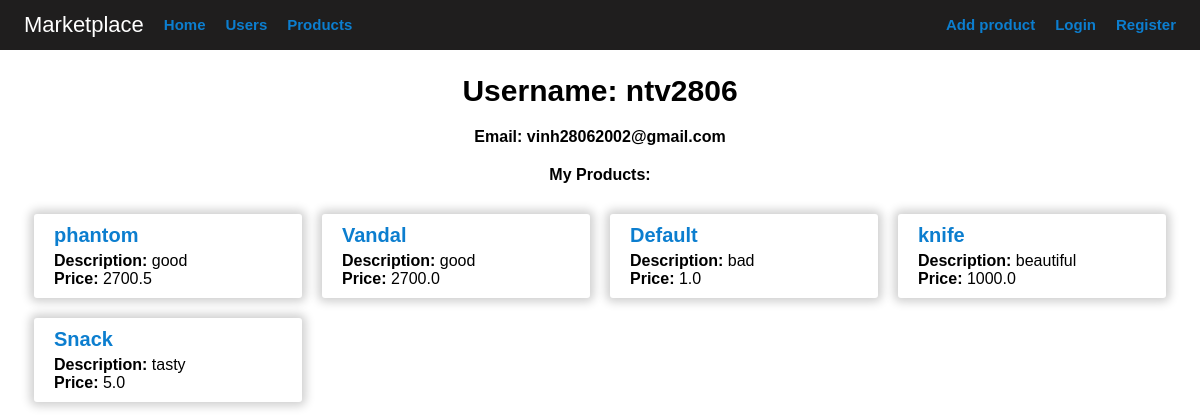
The page /user/3 on the database its author committed.
### models.py (models this page shows, shortened)
class User(db.Model, UserMixin):
    __tablename__ = 'users'
    id = db.Column(db.Integer, primary_key=True)
    username = db.Column(db.String(20), unique=True, nullable=False)
    email = db.Column(db.String(100), unique=True, nullable=False)
    password = db.Column(db.String(30), nullable=False)
    products = db.relationship('Product', backref='seller', lazy='select', cascade='all, delete-orphan')

class Product(db.Model):
    __tablename__ = 'products'
    id = db.Column(db.Integer, primary_key=True)
    title = db.Column(db.String(100), nullable=False)
    description = db.Column(db.Text, nullable=False)
    price = db.Column(db.Float, nullable=False)
    user_id = db.Column(db.Integer, db.ForeignKey('users.id'), nullable=False)

### app.py (the view)
@app.route('/user/<int:user_id>')
def user_profile(user_id):
    user = User.query.get_or_404(user_id)
    return render_template('user_profile.html', user=user)

### templates/user_profile.html (shortened to what this page needs)
{% extends 'base.html' %} {% block title %}{{ user.username }}{% endblock %} {%
block head %} {{ super() }}
<link
  rel="stylesheet"
  type="text/css"
  href="{{ url_for('static',filename='css/user_profile.css') }}"
/>
{% endblock %}{% block content %}
<div class="container">
  <div class="username">Username: {{ user.username }}</div>
  <div class="email">Email: {{ user.email }}</div>
  <div class="my-products">My Products:</div>
  <div class="products">
    {% for product in user.products %}
    <div class="product-holder">
      <a
        class="center"
        href="{{ url_for('product_detail', product_id=product.id) }}"
        >{{ product.title }}</a
      >
      <div class="product-des">
        <b>Description:</b> {{ product.description }}
      </div>
      <div class="product-des"><b>Price:</b> {{ product.price }}</div>
    </div>
    {% endfor %}
  </div>
</div>
{% endblock %}

### static/css/base.css (style rules this page uses)
html, body { font-family: Arial, Helvetica, sans-serif; font-weight: 600; margin: 0; padding: 0; width: 100%; }
a { text-decoration: none; color: #0c7ecf; font-size: 15px; }

### static/css/user_profile.css (style rules this page uses)
body { display: flex; flex-direction: column; align-items: center; justify-content: center; padding: 0; margin: 0; }
.container { width: 96%; margin-top: 2%; margin-left: 2%; margin-right: 2%; display: flex; flex-direction: column; align-items: center; }
.username { font-size: 30px; }
.email { margin-top: 20px; margin-bottom: 20px; }
.my-products { margin-bottom: 20px; }
.products { display: flex; flex-wrap: wrap; width: 100%; border-radius: 10px; }
.product-holder { display: flex; flex-direction: column; flex-wrap: wrap; width: calc(100% / 4 - 40px); perspective: 800px; margin: 10px; justify-content: center; border-radius: 3px; box-shadow: 0 0 10px 4px #d0d0d0; padding: 10px; }
.center { display: flex; align-items: center; font-size: 20px; margin-bottom: 5px; margin-left: 10px; }
.product-des { font-weight: 400; margin-left: 10px; }

### rows shown on the page
User: username "ntv2806", email "vinh28062002@gmail.com"
Product: title "phantom", description "good", price "2700.5"
Product: title "Vandal", description "good", price "2700.0"
Product: title "Default", description "bad", price "1.0"
Product: title "knife", description "beautiful", price "1000.0"
Product: title "Snack", description "tasty", price "5.0"
